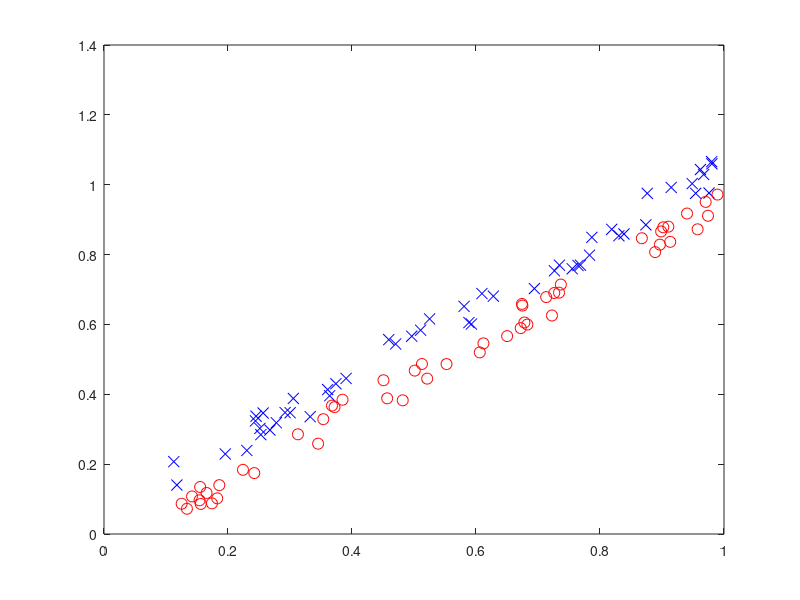

MATLAB code to generate this figure: (Note: this script raises an error after producing the figure.)
%Create random data
clc
close all
clear
a=0:0.1:1;
n = 100;
p = 2;
x(1,1:n/2) = (abs(0.1+0.9*rand(1,n/2)));
x(1,n/2+1:n) = (abs(0.1+0.9*rand(1,n/2)));
x(2,1:n/2) = x(1,1:n/2)+0.1*rand(1,n/2);
x(2,n/2+1:n) = x(1,n/2+1:n)-0.1*rand(1,n/2);
x = [x;ones(1,n)];
y=zeros(n,1);
for i=1:n/2
    y(i) = 1;
    plot(x(1,i),x(2,i),'xb','MarkerSize',8);
    hold on
end
for i=n/2+1:n
    y(i)=-1;
    plot(x(1,i),x(2,i),'or','MarkerSize',8);
    hold on
end
ss= abs(rand(1,n));
% y = sign(randn(n,1)); 
% x = randn(p,n);
% x = [x;ones(1,n)];


cvx_begin

    variable gap(n,1);
    variable hyperplane(p+1);

    minimize    (       sum(  gap) +     (0.5/10)* (pow_pos(norm(hyperplane(1:p)),2))                  )

    subject to 
        
        for i =1:n
           y(i)*hyperplane'*x(:,i) >= 1 - gap(i);
        end
        gap >= 0;

cvx_end


global rho;rho = 1;global lambda;lambda = 0.1;

%Initialization
U_pos  = randn(n,1);
U_sum  = randn(n,1);
U_norm  = randn(p,1);
U_data  = randn(p+2,n);

M_pos  = randn(n,1);
M_sum  = randn(n,1);
M_norm  = randn(p,1);
M_data  = randn(p+2,n);

Z_slack = randn(n,1);
Z_plane = randn(p+1,1);
Z_plane(p+1)=randn(1);

%ADMM iterations
for t = 1:2000
    % POSITIVE SLACK
    [M_pos, U_pos] = F_pos(Z_slack , U_pos);
    % SLACK SUM COST
    [M_sum, U_sum] = F_sum(Z_slack , U_sum);
    % SEPARATION COST
    [M_norm, U_norm] = F_separation(Z_plane(1:p) , U_norm);
    % DATA CONSTRAINT
    for i = 1:n
        [M_data(1,i), M_data(2:end,i),   U_data(1,i) , U_data(2:end,i) ] = F_data( Z_slack(i), Z_plane, U_data(1,i),U_data(2:end,i),x(:,i),y(i));
    end
    

    % Z updates
    Z_slack = M_pos + M_sum;
    for i = 1:n
        Z_slack(i) = Z_slack(i) + M_data(1,i);
    end
    Z_slack = Z_slack / 3;
    
    
    
    Z_plane(1:p) = M_norm;
    for i = 1:p
        for j = 1:n
            Z_plane(i) = Z_plane(i) + M_data(i+1,j);
        end
    end
    Z_plane(1:p) = Z_plane(1:p) / (n+1);        
    
    for i = 1:n
        Z_plane(p+1) = Z_plane(p+1)+ M_data(p+2,i);
    end
    Z_plane(p+1) = Z_plane(p+1)/n;
    

% hold on
for i=1:n/2
    y(i) = 1;
    plot(x(1,i),x(2,i),'xb','MarkerSize',8);
    hold on
end
for i=n/2+1:n
    y(i)=-1;
    plot(x(1,i),x(2,i),'or','MarkerSize',8);
    hold on
end
 
h1=plot(a, (-hyperplane(1)*a - hyperplane(3)) / (hyperplane(2)),'g','LineWidth',1);
hold on
h2=plot(a, (-Z_plane(1)*a - Z_plane(3)) / (Z_plane(2)),'m','LineWidth',1);
legend([h1 h2],{'Exact solution' 'ADMM'},'Location','northwest')

set(gca,'fontsize',12)
set(gcf,'color','w')
set(gca,'TickLabelInterpreter','latex')
set(gca, 'FontName', 'Times New Roman')
str = sprintf('Iteration: %d', t);
title(str,'fontweight','normal')
xlim([0 1])
ylim([0 1])
drawnow;
F(t) = getframe(gcf);  
if t<2000
   clf 
end
end

max(abs([Z_slack;Z_plane] - [gap;hyperplane])) 

%%%%%%%%%%%%%%%%%%%%%%%%%%%%%%%%%%%%%%%%%%%%%%%%%%%%%%%%%%%%%%%%%
% plot(y,'b','LineWidth',1)



% hold on
% plot(w,'g','LineWidth',1)    
% % hold on
% plot(z,'r','LineWidth',1)

%legend('Noisy data','Filtered (CVX)','Filtered (ADMM)','fontsize','12','Interpreter','latex')
% legend('Noisy data','Filtered (CVX)','Filtered (ADMM)')

% h1 = plot(z,'r');
% set(h1,'Visible','off')
% hold on

% drawnow;
%pause(1)
% F(t) = getframe(gcf);
% if t<25
%    clf 
% end
%movie(F)

v = VideoWriter('SVM2', 'Motion JPEG AVI');
v.FrameRate = 20; 
v.Quality = 100;
open(v)
writeVideo(v,F)
close(v)



